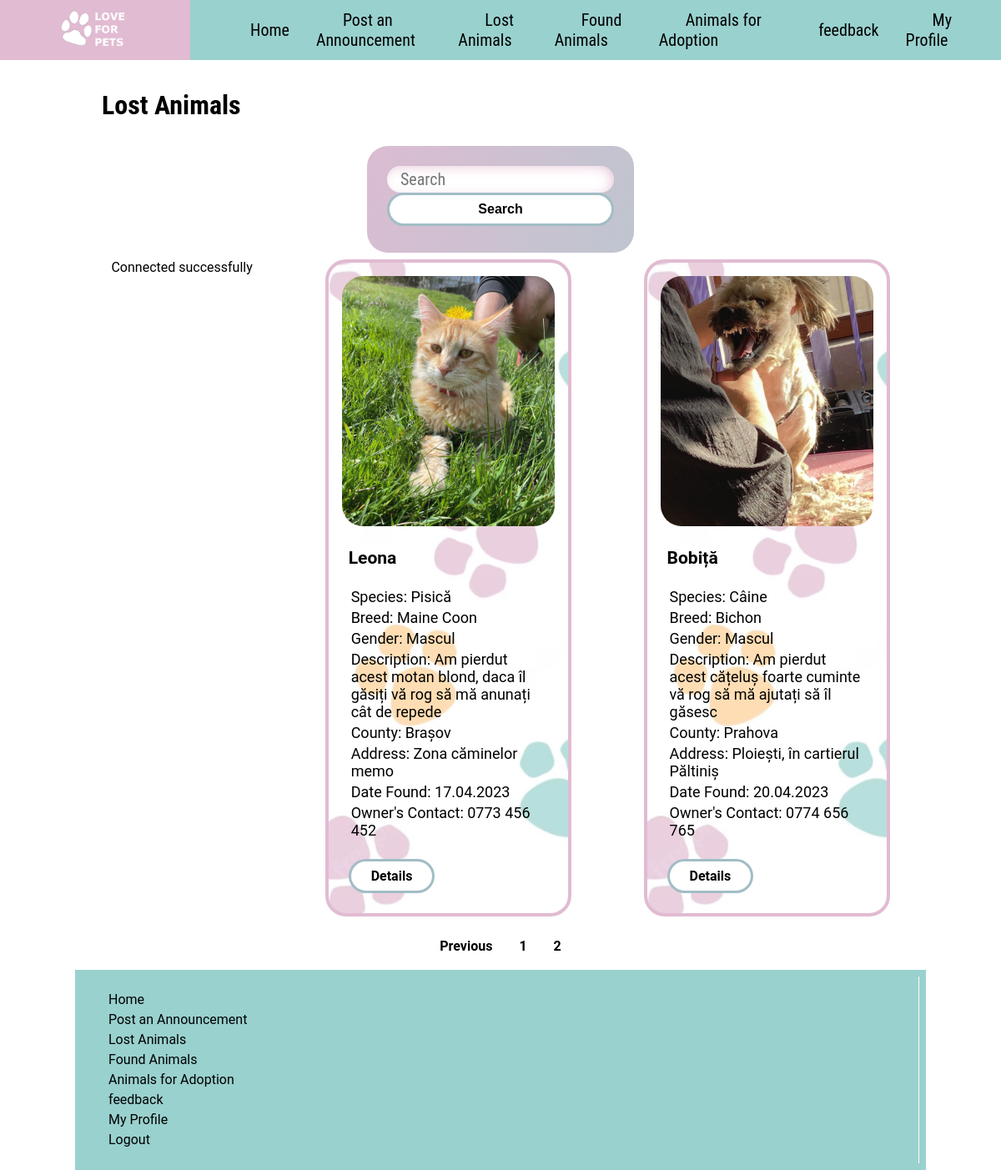
Page /lost.php?page=2 (signed in) on the committed database.
### tables this page shows
CREATE TABLE `lost` (
  `name` varchar(101) NOT NULL,
  `species` enum('Câine','Pisică') NOT NULL,
  `breed` varchar(101) NOT NULL,
  `gen` enum('Femelă','Mascul') NOT NULL,
  `description` varchar(101) NOT NULL,
  `city` varchar(101) NOT NULL,
  `location` varchar(255) NOT NULL,
  `date` varchar(101) NOT NULL,
  `image` varchar(601) NOT NULL,
  `id` int(101) NOT NULL,
  `contact` varchar(101) NOT NULL
);

### lost.php (the view, shortened to what this page needs)
<!DOCTYPE html>
<html lang="en">
<head>
    <link rel="stylesheet" href="style.css">
</head>
<body>
    <nav>
        <div id="logo-img">
            <a href="index.php">
                <img src="img/logo.png">
            </a>
        </div>
        <ul>
            <li>
                <a href="home.php">Home</a>
            </li>
            <li>
                <a href="home.php#report">Post an Announcement</a>
            </li>
            <li>
                <a href="lost.php">Lost Animals</a>
            </li>
            <li>
                <a href="found.php">Found Animals</a>
            </li>
            <li>
                <a href="adopt.php">Animals for Adoption</a>
            </li>
            <li>
                <a href="feedbackform.php">feedback</a>
            </li>
            <li>
                <a href="profile.php">My Profile</a>
            </li>
        </ul>
    </nav>
    <main>
        <br><br><br><br>
        <h2 class="section-heading">Lost Animals</h2>
        <section>
            <div class="search_form">
                <form autocomplete="off" action="lostsearch.php" method="GET" target="_self">
                    <input type="text" name="search" value="<?php if (isset($_GET['search'])) {
                                                                echo $_GET['search'];
                                                            } ?>" class="form-control" placeholder="Search">
                    <button type="submit" class="btn-readmore">Search</button>
                </form>
            </div>
        </section>
        <section>
            <?php
            include('config.php');
            $results_per_page = 6;
            if (isset($_GET["page"])) {
                $page  = $_GET["page"];
            } else {
                $page = 1;
            };
            $start_from = ($page - 1) * $results_per_page;
            $sql = "SELECT * FROM lost ORDER BY id desc LIMIT $start_from, " . $results_per_page;
            $result = mysqli_query($conn, $sql);
            while ($row = mysqli_fetch_array($result)) {
                echo '<div class="card">
                <div class="card-image">';
                echo "<a href=lostinfo.php?id=$row[id]>"; ?>
                <img src="img/lost/<?php echo $row["image"]; ?>" alt="Card Image">
                <?php echo "</a> </div>";
                echo '<div class="card-description">
                <h3>'; ?> <?php echo $row['name']; ?> <?php echo '</h3> </a>';
                echo "<table>";
                echo "<tr>";
                echo "<td> Species: " . $row['species'] . "</td>";
                echo "</tr>";
                echo "<tr>";
                echo "<td> Breed: " . $row['breed'] . "</td>";
                echo "</tr>";
                echo "<tr>";
                echo "<td> Gender: " . $row['gen'] . "</td>";
                echo "</tr>";
                echo "<tr>";
                echo "<td> Description: " . $row['description'] . "</td>";
                echo "</tr>";
                echo "<tr>";
                echo "<td> County: " . $row['city'] . "</td>";
                echo "</tr>";
                echo "<tr>";
                echo "<td> Address: " . $row['location'] . "</td>";
                echo "</tr>";
                echo "<tr>";
                echo "<td> Date Found: " . $row['date'] . "</td>";
                echo "</tr>";
                echo "<tr>";
                echo "<td> Owner's Contact: " . $row['contact'] . "</td>";
                echo "</tr>";
                echo "</table>";
                echo "<br>";
                echo "<a href=lostinfo.php?id=$row[id] class=btn-readmore>Details</a>";
                echo '</div> </div>';
            }
            ?>
        </section>
        <section class="pagination">
            <?php
            $sql2 = "SELECT COUNT(id) AS total FROM lost";
            $result = $conn->query($sql2);
            $row = $result->fetch_assoc();
            $total_pages = ceil($row["total"] / $results_per_page);
            if ($page - 1 >= 1) {
                echo "<td><a href=" . $_SERVER['PHP_SELF'] . "?page=" . ($page - 1) . ">Previous</a></td>";
            }
            for ($i = 1; $i <= $total_pages; $i++) {
                echo "<a href='lost.php?page=" . $i . "'";
                if ($i == $page)  echo " class='curPage'";
                echo ">" . $i . "</a> ";
            };
            ?>
        </section>
        <footer>
            <div id="left-footer">
                <p>
                <ul>
                    <li>
                        <a href="index.php">Home</a>
                    </li>
                    <li>
                        <a href="index.php#report">Post an Announcement</a>
                    </li>
                    <li>
                        <a href="lost.php">Lost Animals</a>
                    </li>
                    <li>
                        <a href="found.php">Found Animals</a>
                    </li>
                    <li>
                        <a href="adopt.php">Animals for Adoption</a>
                    </li>
                    <li>
                        <a href="feedbackform.php">feedback</a>
                    </li>
                    <li>
                        <a href="profile.php">My Profile</a>
                    </li>
                    <li>
                        <a href="logout.php">Logout</a>
                    </li>
                </ul>
                </p>
            </div>
        </footer>
    </main>
</body>
</html>

### config.php (shortened to what this page needs)
<?php
echo "Connected successfully";
?>

### style.css (style rules this page uses)
* { scroll-behavior: smooth; }
body { font-family: "Roboto", sans-serif; margin: 0; }
p { line-height: 1.5; }
main { margin: 0 auto; }
a { text-decoration: none; color: black; }
section { display: flex; justify-content: space-around; flex-wrap: wrap; }
.section-heading { font-size: 32px; font-family: "Roboto Condensed", sans-serif; transition: all 0.4s; display: inline-block; padding: 4px 32px; }
.card { padding: 16px; background: url("img/card.png"); background-size: cover; background-position: center; border: 4px solid #e1bbd2; border-radius: 25px; margin-bottom: 10px; font-size: large; }
.card-image { transition: transform 0.4s; }
.card-image img { border-radius: 25px; transition: 0.4s; opacity: 0.95; object-fit: cover; width: auto; height: 300px; }
.card .card-description { padding: 0 8px; }
.btn-readmore { font-size: 16px; padding: 8px 24px; border: 3px solid #a2bdc5; transition: 0.5s; display: inline-block; font-weight: bold; cursor: pointer; background: white; margin-bottom: 8px; text-align: center; border-radius: 25px; }
nav { height: 72px; background: #99d1ce; width: 100%; margin: 0; position: fixed; font-family: "Roboto Condensed", sans-serif; font-size: 20px; display: flex; justify-content: space-between; padding: 0 16px 0 0; box-sizing: border-box; z-index: 100; }
nav a { padding: 0 32px; color: black; transition: 0.4s; }
nav ul { display: flex; list-style: none; justify-content: space-around; align-items: center; height: 100%; margin: 0; }
#logo-img { display: flex; height: 100%; background: #99d1ce; padding: 0 32px; align-items: center; color: white; transition: 0.4s; }
#logo-img img { height: 100px; }
footer { background: #99d1ce; padding: 8px; color: black; display: flex; }
footer a { color: black; }
footer #left-footer { flex: 1; border-right: 1px solid #ffffff; padding-left: 32px; }
footer #left-footer ul { padding: 0; list-style: none; line-height: 1.5; }
@media (min-width: 720px) { main { width: 95%; } }
@media (min-width: 720px) { .card { width: 25%; } }
@media (min-width: 720px) { .card .card-image img { width: 100%; } }
@media (min-width: 1200px) { main { width: 85%; } }
.pagination { padding: 8px; text-align: center; font-weight: bold; display: flex; justify-content: center; flex-wrap: wrap; }
.pagination a { border-bottom: 3px solid white; display: inline-block; padding: 8px 16px; transition: 0.4s; }
input, textarea { background: white; height: 32px; padding: 0 16px; font-family: "Roboto Condensed", sans-serif; font-size: 20px; border: none; border-radius: 25px; }
form { display: flex; flex-direction: column; justify-content: space-evenly; flex-wrap: wrap; padding: 24px; background: url("img/form.png"); margin-bottom: 8px; border-radius: 25px; font-size: small; }
form input[type='text'] { box-shadow: inset -4px 3px 16px -4px #e1bbd2; }

### rows in the picture
lost: image (picture), name "Leona", species "Pisică", breed "Maine Coon", gen "Mascul", description "Am pierdut acest motan blond, daca îl găsiți vă rog să mă anunați cât de repede", city "Brașov", location "Zona căminelor memo", date "17.04.2023", contact "0773 456 452"
lost: image (picture), name "Bobiță", species "Câine", breed "Bichon", gen "Mascul", description "Am pierdut acest cățeluș foarte cuminte vă rog să mă ajutați să îl găsesc", city "Prahova", location "Ploiești, în cartierul Păltiniș", date "20.04.2023", contact "0774 656 765"
